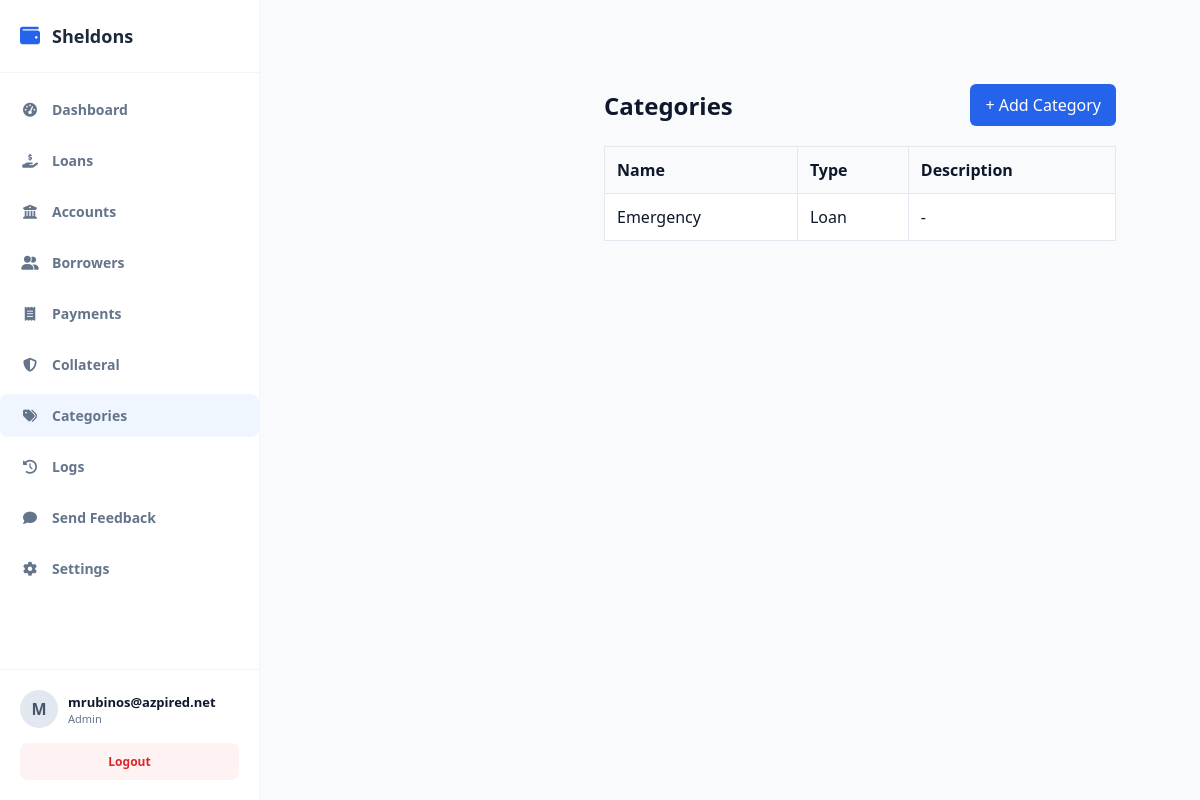
The app's page /public/index.php?url=category/index (signed in), older data.
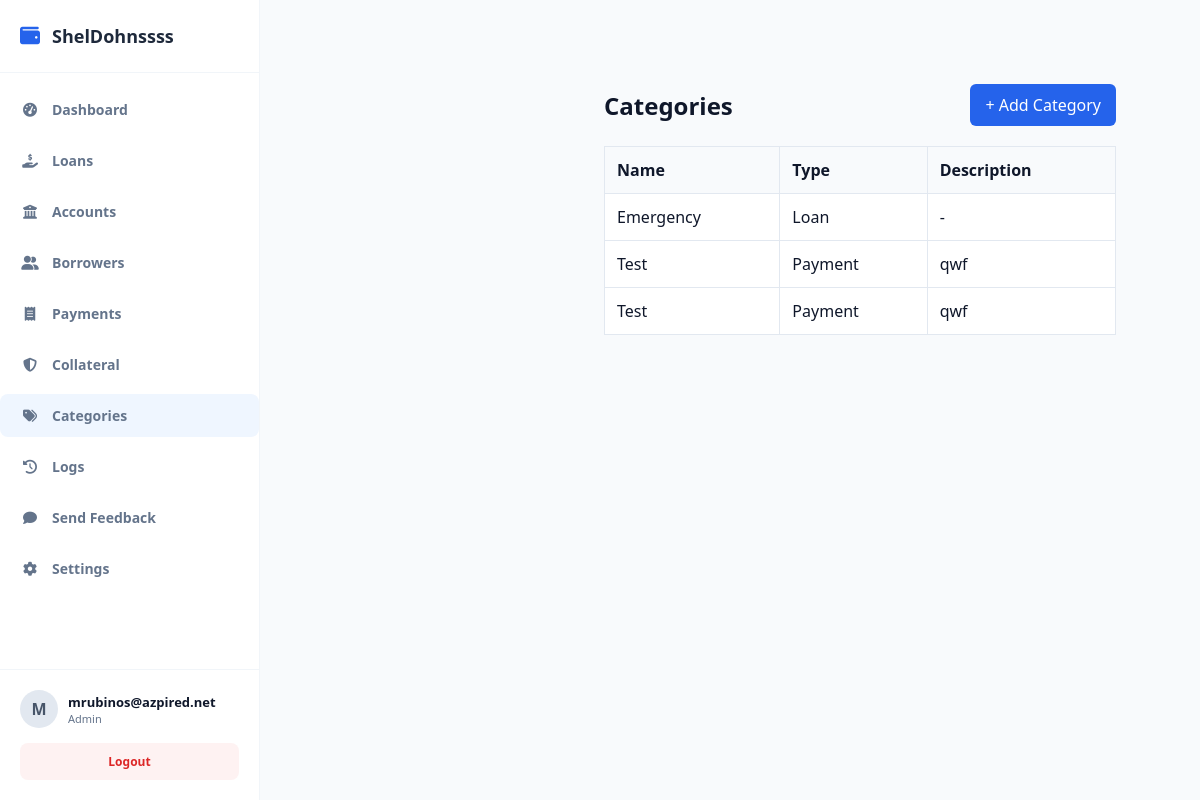
The same page, newer data.
### tables this page shows
CREATE TABLE `companies` (
  `id` int(11) NOT NULL,
  `name` varchar(150) NOT NULL,
  `plan_tier` varchar(20) DEFAULT 'free',
  `subscription_status` varchar(20) DEFAULT 'active',
  `expires_at` datetime DEFAULT NULL,
  `created_at` timestamp NOT NULL DEFAULT current_timestamp()
);

CREATE TABLE `categories` (
  `id` int(11) NOT NULL,
  `company_id` int(11) NOT NULL,
  `type` varchar(50) NOT NULL,
  `name` varchar(100) NOT NULL,
  `description` text DEFAULT NULL,
  `created_at` timestamp NOT NULL DEFAULT current_timestamp()
);

### app/controllers/CategoryController.php (called while the page is built, shortened)
<?php
require_once __DIR__ . '/../models/Category.php';
class CategoryController {
    public function index() {
        $categoryModel = new Category();
        $categories = $categoryModel->getAllByCompany($_SESSION['user']['company_id']);
        require_once dirname(__DIR__) . '/views/admin/category/index.php';
    }
}

### public/index.php (called while the page is built, shortened)
<?php
require_once __DIR__ . "/../app/core/Database.php";
require_once __DIR__ . "/../app/core/Model.php";
require_once __DIR__ . "/../app/core/App.php";
$init = new App();

### app/core/Database.php (called while the page is built)
<?php
class Database {
    private static $host = "localhost";
    private static $port = "3307";
    private static $db   = "loan_saas_db";
    private static $user = "root";
    private static $pass = "";
    public static function getConnection() {
        try {
            $conn = new PDO(
                "mysql:host=" . self::$host . ";port=" . self::$port . ";dbname=" . self::$db,
                self::$user,
                self::$pass
            );
            $conn->setAttribute(PDO::ATTR_ERRMODE, PDO::ERRMODE_EXCEPTION);
            $conn->setAttribute(PDO::ATTR_DEFAULT_FETCH_MODE, PDO::FETCH_ASSOC);
            return $conn;
        } catch (Exception $e) {
            die("Database connection failed: " . $e->getMessage());
        }
    }
}

### app/models/Category.php (called while the page is built, shortened)
<?php
class Category {
    protected $db;
    public function __construct() {
        $loan = new Loan();
        $this->db = $loan->getDb();
    }
    public function getAllByCompany($company_id) {
        $sql = "SELECT * FROM categories WHERE company_id = ? ORDER BY type, name";
        $stmt = $this->db->prepare($sql);
        $stmt->execute([$company_id]);
        return $stmt->fetchAll(PDO::FETCH_ASSOC);
    }
}

### app/core/Model.php (called while the page is built, shortened)
<?php
require_once __DIR__ . "/Database.php";
class Model {
    protected $conn;
    public function __construct() {
        $this->conn = Database::getConnection();
    }
public function getDb() {
    return $this->conn;
}
}

### app/views/admin/category/index.php (the view)
<?php require_once dirname(__DIR__, 2) . '/layouts/header.php'; ?>
<div class="main-content" style="padding: 20px;">
    <div style="display: flex; justify-content: space-between; align-items: center;">
        <h2>Categories</h2>
        <a href="/loansaas/public/index.php?url=category/create" style="padding: 10px 15px; background: #2563eb; color: white; text-decoration: none; border-radius: 6px;">+ Add Category</a>
    </div>
    <table style="width: 100%; border-collapse: collapse; margin-top: 20px; background: #fff;">
        <thead>
            <tr style="background: #f8fafc; text-align: left;">
                <th style="padding: 12px; border: 1px solid #e2e8f0;">Name</th>
                <th style="padding: 12px; border: 1px solid #e2e8f0;">Type</th>
                <th style="padding: 12px; border: 1px solid #e2e8f0;">Description</th>
            </tr>
        </thead>
        <tbody>
            <?php foreach ($categories as $cat): ?>
            <tr>
                <td style="padding: 12px; border: 1px solid #e2e8f0;"><?= htmlspecialchars($cat['name']) ?></td>
                <td style="padding: 12px; border: 1px solid #e2e8f0; text-transform: capitalize;"><?= htmlspecialchars($cat['type']) ?></td>
                <td style="padding: 12px; border: 1px solid #e2e8f0;"><?= htmlspecialchars($cat['description']) ?></td>
            </tr>
            <?php endforeach; ?>
        </tbody>
    </table>
</div>
<?php require_once dirname(__DIR__, 2) . '/layouts/footer.php'; ?>

### app/core/App.php (shortened to what this page needs)
<?php
class App {
    protected $method = "login";
    public function __construct() {
        $url = $this->parseUrl();
        $controllerPart = !empty($url[0]) ? ucfirst($url[0]) . "Controller" : "AuthController";
        $controllerFile = __DIR__ . "/../controllers/" . $controllerPart . ".php";
        if (file_exists($controllerFile)) {
            array_shift($url);
        } else {
            require_once __DIR__ . "/../controllers/AuthController.php";
            $this->controller = "AuthController";
        }
        $this->controller = new $this->controller;
        if (isset($url[0]) && method_exists($this->controller, $url[0])) {
            $this->method = $url[0];
            array_shift($url);
        } else {
            $this->method = 'index';
        }
        $this->params = $url ? array_values($url) : [];
        if (is_callable([$this->controller, $this->method])) {
            call_user_func_array([$this->controller, $this->method], $this->params);
        } else {
            die("Error: Method {$this->method} not found in " . get_class($this->controller));
        }
    }
    public function parseUrl() {
        if (isset($_GET['url']) && !empty($_GET['url'])) {
            return explode("/", filter_var(rtrim($_GET['url'], "/"), FILTER_SANITIZE_URL));
        }
        return [];
    }
}

### app/views/layouts/header.php (shortened to what this page needs)
<?php
$current_url = $_GET['url'] ?? '';
$userRole = $_SESSION['user']['role'] ?? '';
?>
<!DOCTYPE html>
<html lang="en">
<head>
    <link rel="stylesheet" href="https://cdnjs.cloudflare.com/ajax/libs/font-awesome/6.4.0/css/all.min.css">
    <link rel="stylesheet" href="/loansaas/public/css/style.css">
</head>
<body>
    <aside class="sidebar" style="display: flex; flex-direction: column; height: 100vh; width: 260px; background: #ffffff; border-right: 1px solid #f1f5f9;">
        <div class="sidebar-brand" style="padding: 24px 20px; display: flex; align-items: center; gap: 12px; font-weight: 700; font-size: 18px; color: #1e293b; border-bottom: 1px solid #f1f5f9;">
            <i class="fas fa-wallet" style="color: var(--primary-color); font-size: 20px;"></i>
            <span id="sidebar-company-name">
                <?php
                if (!empty($_SESSION['user']['company_id'])) {
                    $loanModel = new Loan();
                    $db = $loanModel->getDb();
                    $stmt = $db->prepare("SELECT name FROM companies WHERE id = ?");
                    $stmt->execute([$_SESSION['user']['company_id']]);
                    $companyName = $stmt->fetchColumn();
                    echo htmlspecialchars($companyName ?: 'SHELDONS');
                } else {
                    echo 'SHELDONS';
                }
                ?>
            </span>
        </div>
      <ul class="sidebar-menu" style="list-style: none; padding: 15px 0; margin: 0; flex-grow: 1;">
    <?php
    $menuItems = [];
if ($userRole === 'admin' || $userRole === 'staff') {
        $menuItems[] = ['url' => 'dashboard/index', 'icon' => 'fa-tachometer-alt', 'label' => 'Dashboard'];
        $menuItems[] = ['url' => 'loan/index', 'icon' => 'fa-hand-holding-dollar', 'label' => 'Loans'];
        $menuItems[] = ['url' => 'account/index', 'icon' => 'fa-bank', 'label' => 'Accounts'];
        $menuItems[] = ['url' => 'borrower/index', 'icon' => 'fa-user-group', 'label' => 'Borrowers'];
        $menuItems[] = ['url' => 'payment/index', 'icon' => 'fa-receipt', 'label' => 'Payments'];
        $menuItems[] = ['url' => 'collateral/index', 'icon' => 'fa-shield-halved', 'label' => 'Collateral'];
        $menuItems[] = ['url' => 'category/index', 'icon' => 'fa-tags', 'label' => 'Categories'];
        $menuItems[] = ['url' => 'activitylogs/index', 'icon' => 'fa-clock-rotate-left', 'label' => 'Logs'];
        $menuItems[] = ['url' => 'feedback/create', 'icon' => 'fa-comment', 'label' => 'Send Feedback'];
        $menuItems[] = ['url' => 'admin/settings', 'icon' => 'fa-cog', 'label' => 'Settings'];
    }
    foreach ($menuItems as $item) {
        $active = (strpos($current_url, explode('/', $item['url'])[0]) === 0) ? 'active' : '';
        echo "<li class='menu-item $active'>
                <a href='/loansaas/public/index.php?url={$item['url']}' style='display: flex; align-items: center; gap: 12px; padding: 12px 20px; color: #64748b; text-decoration: none; transition: 0.2s;'>
                    <i class='fas {$item['icon']}' style='width: 20px; text-align: center;'></i> <span>{$item['label']}</span>
                </a>
              </li>";
    }
    ?>
</ul>
        <div class="sidebar-footer" style="padding: 20px; border-top: 1px solid #f1f5f9;">
            <div class="user-profile" style="display: flex; align-items: center; gap: 10px; margin-bottom: 15px;">
                <div class="user-avatar" style="width: 38px; height: 38px; background: #e2e8f0; border-radius: 50%; display: flex; align-items: center; justify-content: center; font-weight: bold; color: #475569;">
                    <?= strtoupper(substr($_SESSION['user']['username'] ?? 'U', 0, 1)) ?>
                </div>
                <div class="user-info" style="display: flex; flex-direction: column;">
                    <span style="font-size: 13px; font-weight: 600; color: #0f172a;"><?= htmlspecialchars($_SESSION['user']['username'] ?? 'User') ?></span>
                    <span style="font-size: 11px; color: #64748b; text-transform: capitalize;"><?= htmlspecialchars($_SESSION['user']['role'] ?? 'Staff') ?></span>
                </div>
            </div>
            <a href="/loansaas/public/index.php?url=auth/logout" style="display: block; width: 100%; text-align: center; padding: 10px; background: #fef2f2; color: #dc2626; border-radius: 8px; text-decoration: none; font-size: 12px; font-weight: 600;">
                Logout
            </a>
        </div>
    </aside>
    <main class="main-content">

### app/views/layouts/footer.php (shortened to what this page needs)
    </main>
</body>
</html>

### public/css/style.css (style rules this page uses)
body { font-family: 'Segoe UI', system-ui, sans-serif; background: #f8fafc; padding: 24px; margin: 0; }
:root { --sidebar-width: 260px; --primary-color: #2563eb; --bg-light: #f8fafc; --text-dark: #0f172a; --text-muted: #64748b; --border-color: #e2e8f0; }
* { box-sizing: border-box; margin: 0; padding: 0; font-family: 'Segoe UI', system-ui, sans-serif; }
body { background: var(--bg-light); color: var(--text-dark); min-height: 100vh; }
.sidebar { width: var(--sidebar-width); background: #ffffff; border-right: 1px solid var(--border-color); position: fixed; height: 100vh; left: 0; top: 0; display: flex; flex-direction: column; z-index: 100; }
.sidebar-brand { padding: 24px; font-size: 20px; font-weight: 700; color: var(--primary-color); border-bottom: 1px solid var(--border-color); }
.sidebar-menu { list-style: none; padding: 24px 16px; display: flex; flex-direction: column; gap: 8px; flex-grow: 1; }
.menu-item a { display: flex; align-items: center; gap: 12px; padding: 12px 16px; color: var(--text-muted); text-decoration: none; font-weight: 600; font-size: 14px; border-radius: 8px; transition: 0.2s; }
.menu-item.active a { background: #eff6ff; color: var(--primary-color); }
.sidebar-footer { padding: 16px; border-top: 1px solid var(--border-color); }
.user-profile { display: flex; align-items: center; gap: 10px; margin-bottom: 12px; }
.user-avatar { width: 36px; height: 36px; background: #cbd5e1; border-radius: 50%; display: flex; align-items: center; justify-content: center; font-weight: bold; }
.main-content { margin-left: var(--sidebar-width); padding: 40px; }

Row changes from the older to the newer data that the page shows:
changed companies: name "Sheldons" → "ShelDohnssss"
added categories: name "Test", type "Payment", description "qwf"
added categories: name "Test", type "Payment", description "qwf"
